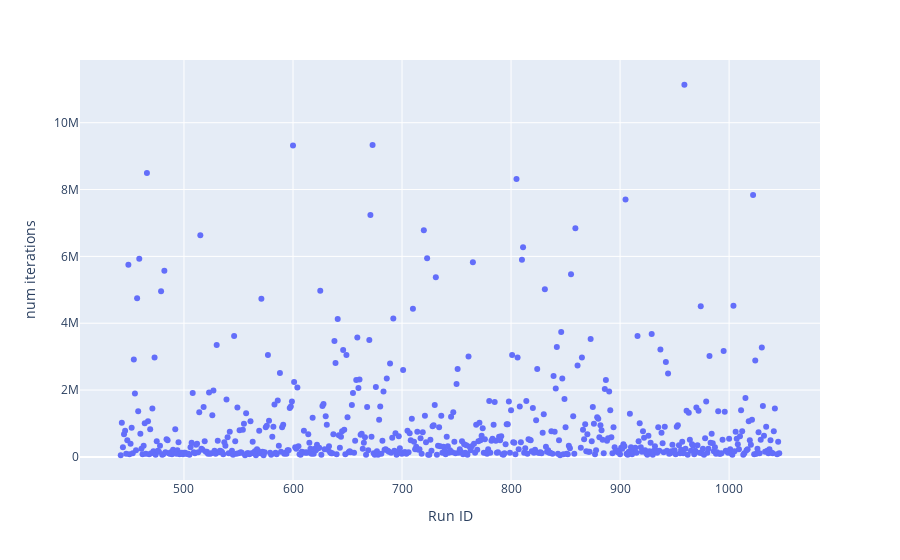

Write notebook code for a chart like this one.
### Code cell
import plotly.express as px

fig = px.scatter(df, x='Run ID', y='num iterations')
fig.show()

### Figure 1 — Plotly figure (JSON) as saved in the notebook; plotly's stock layout.template omitted (floating-point values rounded to 4 significant figures; data arrays with more than 128 entries replaced by an {"elided": "..."} marker saying what was removed)
{"data": [{"hovertemplate": "Run ID=%{x}<br>num iterations=%{y}<extra></extra>", "legendgroup": "", "marker": {"color": "#636efa", "symbol": "circle"}, "mode": "markers", "name": "", "orientation": "v", "showlegend": false, "type": "scatter", "x": {"elided": "600 int values"}, "xaxis": "x", "y": {"elided": "600 int values"}, "yaxis": "y"}], "layout": {"legend": {"tracegroupgap": 0}, "margin": {"t": 60}, "xaxis": {"anchor": "y", "domain": [0, 1], "title": {"text": "Run ID"}}, "yaxis": {"anchor": "x", "domain": [0, 1], "title": {"text": "num iterations"}}}}
